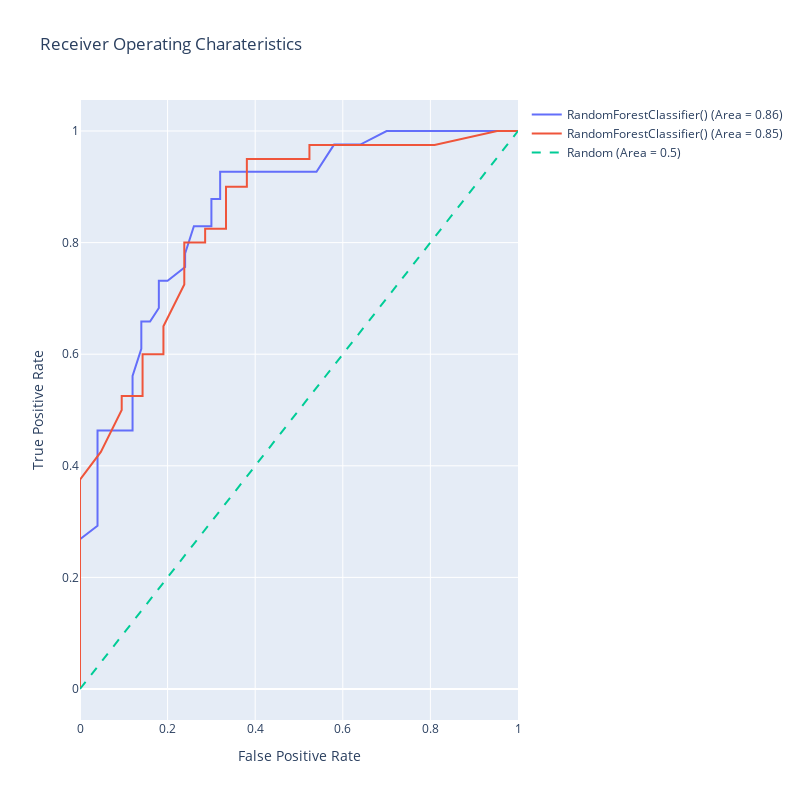

Here is the notebook cell this chart was saved with:
### Code cell
roc_auc(RandomForestClassifier(),X,y)

### Figure 1 — Plotly figure (JSON) as saved in the notebook; plotly's stock layout.template omitted (floating-point values rounded to 4 significant figures)
{"data": [{"mode": "lines", "name": "RandomForestClassifier() (Area = 0.86)", "type": "scatter", "x": [0, 0, 0, 0, 0, 0, 0.04, 0.04, 0.04, 0.04, 0.08, 0.12, 0.12, 0.12, 0.14, 0.14, 0.16, 0.18, 0.18, 0.2, 0.24, 0.24, 0.26, 0.3, 0.3, 0.32, 0.32, 0.4, 0.46, 0.5, 0.54, 0.58, 0.6, 0.64, 0.7, 0.78, 0.86, 0.9, 0.96, 1], "y": [0, 0.02439, 0.09756, 0.1463, 0.1707, 0.2683, 0.2927, 0.3415, 0.3902, 0.4634, 0.4634, 0.4634, 0.4878, 0.561, 0.6098, 0.6585, 0.6585, 0.6829, 0.7317, 0.7317, 0.7561, 0.7805, 0.8293, 0.8293, 0.878, 0.878, 0.9268, 0.9268, 0.9268, 0.9268, 0.9268, 0.9756, 0.9756, 0.9756, 1, 1, 1, 1, 1, 1]}, {"mode": "lines", "name": "RandomForestClassifier() (Area = 0.85)", "type": "scatter", "x": [0, 0, 0, 0, 0, 0, 0, 0.04762, 0.09524, 0.09524, 0.1429, 0.1429, 0.1905, 0.1905, 0.2381, 0.2381, 0.2857, 0.2857, 0.3333, 0.3333, 0.381, 0.381, 0.4762, 0.5238, 0.5238, 0.7143, 0.8095, 0.9524, 1], "y": [0, 0.025, 0.1, 0.15, 0.225, 0.275, 0.375, 0.425, 0.5, 0.525, 0.525, 0.6, 0.6, 0.65, 0.725, 0.8, 0.8, 0.825, 0.825, 0.9, 0.9, 0.95, 0.95, 0.95, 0.975, 0.975, 0.975, 1, 1]}, {"line": {"dash": "dash"}, "mode": "lines", "name": "Random (Area = 0.5)", "type": "scatter", "x": [0, 1], "y": [0, 1]}], "layout": {"autosize": false, "height": 800, "showlegend": true, "title": {"text": "Receiver Operating Charateristics"}, "width": 800, "xaxis": {"title": {"text": "False Positive Rate"}}, "yaxis": {"title": {"text": "True Positive Rate"}}}}
